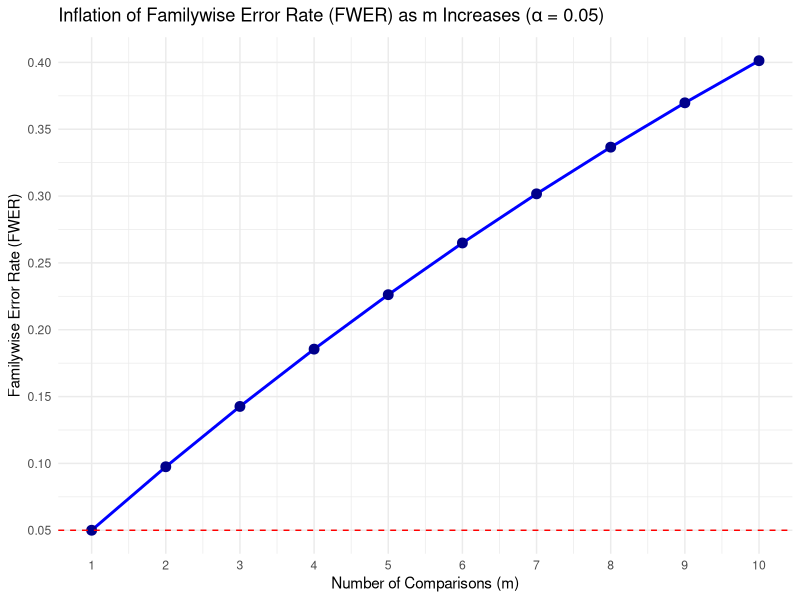
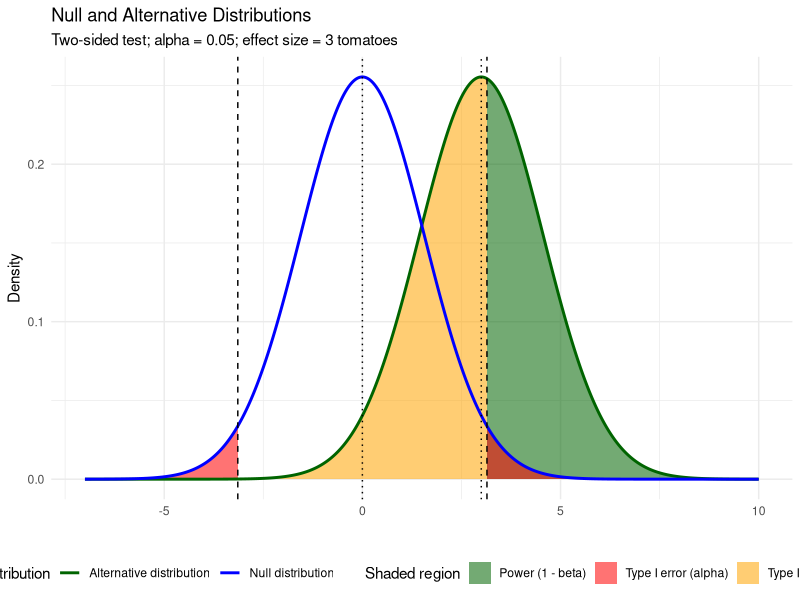
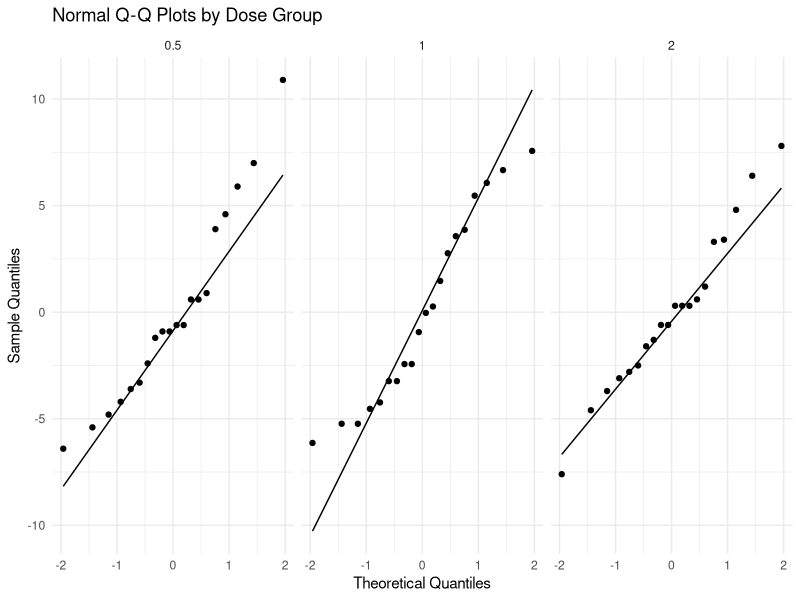
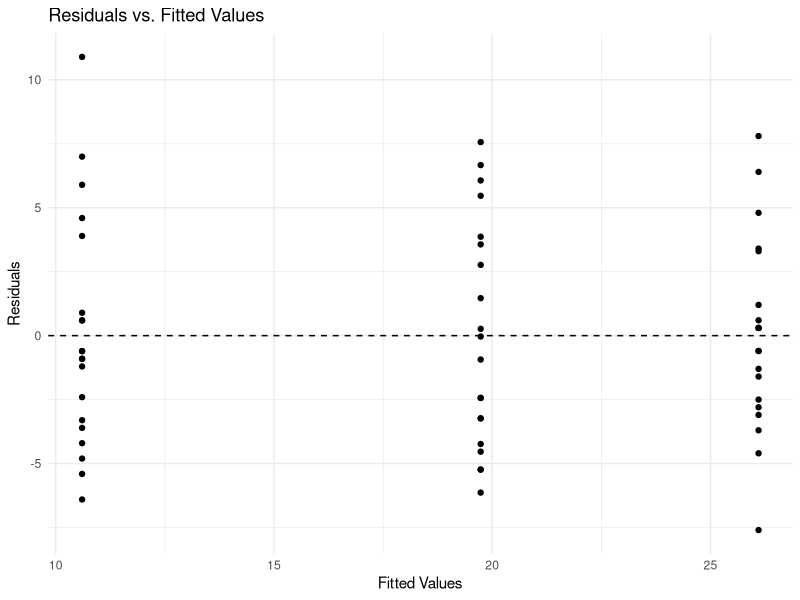

Reproduce these figures in R, in order.
## ---- chunk 1
#| echo: false

anova_model <- aov(weight ~ group, data = PlantGrowth)

summary(anova_model)
## ---- chunk 2
#| echo: false
# Load the ggplot2 library for plotting
library(ggplot2)

# Set the individual test significance level (alpha)
alpha <- 0.05

# Define the range of comparisons (m) from 1 to 10
m_values <- 1:10

# Calculate the Familywise Error Rate (FWER) for each m
# FWER = 1 - (1 - alpha)^m
fwer_values <- 1 - (1 - alpha)^m_values

# Create a data frame for plotting
plot_data <- data.frame(
  m = m_values,
  FWER = fwer_values
)

# Plot the FWER vs. the number of comparisons (m)
ggplot(plot_data, aes(x = m, y = FWER)) +
  
  # Add the line and points for the FWER
  geom_line(color = "blue", linewidth = 1) +
  geom_point(color = "darkblue", size = 3) +
  
  # Add a horizontal line at the nominal alpha level (0.05)
  geom_hline(yintercept = alpha, linetype = "dashed", color = "red") +
  
  # Add labels and title
  labs(
    title = expression(paste("Inflation of Familywise Error Rate (FWER) as m Increases (", alpha, " = 0.05)")),
    x = "Number of Comparisons (m)",
    y = "Familywise Error Rate (FWER)"
  ) +
  
  # Customize scales
  scale_x_continuous(breaks = m_values) +
  scale_y_continuous(breaks = seq(0, max(fwer_values) + 0.05, 0.05)) +
  
  # Apply a clean theme
  theme_minimal()
## ---- chunk 3
pairwise.t.test(
  PlantGrowth$weight,
  PlantGrowth$group,
  p.adjust.method = "none"
)
## ---- chunk 4
#| echo: false
# Shading data: define each region separately

library(tidyverse)

# Summary statistics
n_f <- 25
n_n <- 25
mean_f <- 32
mean_n <- 27
sd_f <- 6
sd_n <- 5

alpha <- 0.05
effect <- 3

# Standard error for the difference in means
se <- sqrt(sd_f^2 / n_f + sd_n^2 / n_n)

# Welch degrees of freedom
df <- (sd_f^2 / n_f + sd_n^2 / n_n)^2 /
  ((sd_f^2 / n_f)^2 / (n_f - 1) +
     (sd_n^2 / n_n)^2 / (n_n - 1))

# Critical values for a two-sided t-test
lower <- qt(alpha / 2, df) * se
upper <- qt(1 - alpha / 2, df) * se

# Create null and alternative curves
x <- seq(-7, 10, length.out = 2000)

null_curve <- data.frame(
  x = x,
  density = dnorm(x, mean = 0, sd = se),
  distribution = "Null distribution"
)

alt_curve <- data.frame(
  x = x,
  density = dnorm(x, mean = effect, sd = se),
  distribution = "Alternative distribution"
)

curves <- bind_rows(null_curve, alt_curve)

library(tidyverse)

type1 <- null_curve %>%
  filter(x <= lower | x >= upper) %>%
  mutate(
    region = "Type I error (alpha)",
    group_id = if_else(x < lower, "left", "right")
  )

type2 <- alt_curve %>%
  filter(x >= lower, x <= upper) %>%
  mutate(
    region = "Type II error (beta)",
    group_id = "beta"
  )

power <- alt_curve %>%
  filter(x <= lower | x >= upper) %>%
  mutate(
    region = "Power (1 - beta)",
    group_id = if_else(x < lower, "left", "right")
  )

ggplot() +
  # Shade Type II error under the alternative
  geom_area(
    data = type2,
    aes(x = x, y = density, fill = region, group = group_id),
    alpha = 0.55
  ) +
  # Shade power under the alternative
  geom_area(
    data = power,
    aes(x = x, y = density, fill = region, group = group_id),
    alpha = 0.55
  ) +
  # Draw Type I error last, so it is visible in the left tail
  geom_area(
    data = type1,
    aes(x = x, y = density, fill = region, group = group_id),
    alpha = 0.55
  ) +
  # Overlay both curves
  geom_line(
    data = curves,
    aes(x = x, y = density, color = distribution),
    linewidth = 1
  ) +
  geom_vline(
    xintercept = c(lower, upper),
    linetype = "dashed"
  ) +
  geom_vline(
    xintercept = c(0, effect),
    linetype = "dotted"
  ) +
  scale_color_manual(
    values = c(
      "Null distribution" = "blue",
      "Alternative distribution" = "darkgreen"
    )
  ) +
  scale_fill_manual(
    values = c(
      "Type I error (alpha)" = "red",
      "Type II error (beta)" = "orange",
      "Power (1 - beta)" = "darkgreen"
    )
  ) +
  labs(
    title = "Null and Alternative Distributions",
    subtitle = "Two-sided test; alpha = 0.05; effect size = 3 tomatoes",
    x = "",
    y = "Density",
    color = "Distribution",
    fill = "Shaded region"
  ) +
  coord_cartesian(xlim = c(-7, 10)) +
  theme_minimal() +
  theme(legend.position = "bottom")
## ---- chunk 5
#| echo: false
ToothGrowth |>
  group_by(dose) |>
  summarize(mean = mean(len),
            sd = sd(len))
## ---- chunk 6
#| echo: false
library(tidyverse)

data(ToothGrowth)

ToothGrowth$dose <- factor(ToothGrowth$dose)

model <- aov(len ~ dose, data = ToothGrowth)

diagnostics <- ToothGrowth %>%
  mutate(
    residuals = residuals(model),
    fitted = fitted(model)
  )

ggplot(diagnostics, aes(sample = residuals)) +
  stat_qq() +
  stat_qq_line() +
  facet_wrap(~ dose) +
  labs(
    title = "Normal Q-Q Plots by Dose Group",
    x = "Theoretical Quantiles",
    y = "Sample Quantiles"
  ) +
  theme_minimal()
## ---- chunk 7
#| echo: false
ggplot(diagnostics, aes(x = fitted, y = residuals)) +
  geom_point() +
  geom_hline(yintercept = 0, linetype = "dashed") +
  labs(
    title = "Residuals vs. Fitted Values",
    x = "Fitted Values",
    y = "Residuals"
  ) +
  theme_minimal()
## ---- chunk 8
#| echo: false
# One-way ANOVA for ToothGrowth
data(ToothGrowth)

ToothGrowth$dose <- factor(ToothGrowth$dose)

model <- aov(len ~ dose, data = ToothGrowth)

# ANOVA table
summary(model)
## ---- chunk 9
# Pairwise comparisons
TukeyHSD(model)
## ---- chunk 10
#| echo: false
study_data <- data.frame(
  Class_Year = c("Freshman", "Sophomore", "Junior", "Senior"),
  In_Person = c(35, 28, 22, 30),
  Online = c(25, 32, 28, 20),
  Group_Study = c(40, 30, 35, 25)
)

study_data
## ---- chunk 11
#| echo: false
# Create a contingency table
study_table <- as.matrix(study_data[, -1])
rownames(study_table) <- study_data$Class_Year

# Perform the chi-square test
chisq.test(study_table)
## ---- chunk 12
study_table[,1]
## ---- chunk 13
#| echo: false
observed <- c(35, 28, 22, 30)
chisq.test(observed, p = c(0.25, 0.25, 0.25, 0.25))
